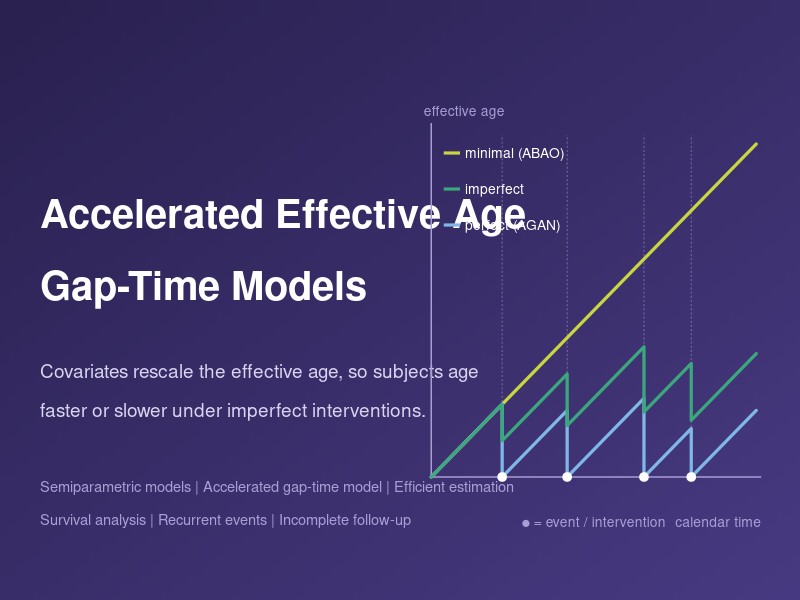

Recreate this plot in R.
## assets/make_header.R -- draws assets/header.png (README banner)
## Run from RStudio with any working directory: the script finds its own folder.
local({
  f <- sub("^--file=", "", grep("^--file=", commandArgs(FALSE), value = TRUE))
  if (length(f)) {
    setwd(dirname(normalizePath(f[1])))
  } else if (requireNamespace("rstudioapi", quietly = TRUE) && rstudioapi::isAvailable()) {
    setwd(dirname(rstudioapi::getSourceEditorContext()$path))
  }
})
suppressPackageStartupMessages(library(ggplot2))

## ---- effective age under three intervention mechanisms ----------------------
## events at calendar times 1.2, 2.3, 3.6, 4.4 on [0, 5.5]
## minimal (ABAO): age = s; perfect (AGAN): age resets to 0;
## imperfect: each intervention halves the age accumulated so far
age_path <- function(kind, ev = c(1.2, 2.3, 3.6, 4.4), smax = 5.5) {
  bounds <- c(0, ev, smax); a0 <- 0; out <- NULL
  for (k in seq_len(length(bounds) - 1)) {
    s <- seq(bounds[k], bounds[k + 1], length.out = 50)
    a <- switch(kind,
                abao = s,
                agan = s - bounds[k],
                imp  = a0 + (s - bounds[k]))
    out <- rbind(out, data.frame(s = s, a = a, kind = kind))
    end <- a[length(a)]
    a0  <- switch(kind, abao = end, agan = 0, imp = 0.5 * end)
  }
  out
}
ev <- c(1.2, 2.3, 3.6, 4.4)
paths <- rbind(age_path("abao"), age_path("imp"), age_path("agan"))

## canvas: x in [0, 32], y in [0, 10]; plot panel on the right
x0 <- 17.25; x1 <- 30.25; yb <- 2.05; ytop <- 7.6
X <- function(s) x0 + (x1 - x0) * s / 5.5
Y <- function(a) yb + (ytop - yb) * a / 5.5
paths$x <- X(paths$s); paths$y <- Y(paths$a)

cols <- c(abao = "#C9D63E", imp = "#3AA87C", agan = "#7FB8E6")
grid_col <- "#A99FD6"

## diagonal background gradient
pal <- colorRampPalette(c("#2A2150", "#483A82"))(256)
nr <- 60; nc <- 200
v  <- outer(seq(0, 1, length.out = nr), seq(0, 1, length.out = nc), function(r, c) (r + c) / 2)
bg <- matrix(pal[1 + round(v * 255)], nr, nc)

leg <- data.frame(kind  = c("abao", "imp", "agan"),
                  label = c("minimal (ABAO)", "imperfect", "perfect (AGAN)"),
                  y     = c(7.45, 6.85, 6.25))

g <- ggplot() +
  annotation_raster(bg, xmin = -Inf, xmax = Inf, ymin = -Inf, ymax = Inf, interpolate = TRUE) +
  ## left: title, tagline, keywords
  annotate("text", x = 1.6, y = 6.2, label = "Accelerated Effective Age", hjust = 0, vjust = 0,
           colour = "white", size = 10.1, fontface = "bold", family = "sans") +
  annotate("text", x = 1.6, y = 5.0, label = "Gap-Time Models", hjust = 0, vjust = 0,
           colour = "white", size = 10.1, fontface = "bold", family = "sans") +
  annotate("text", x = 1.6, y = 3.7, hjust = 0, vjust = 0, colour = "#D9D4F0", size = 4.8,
           label = "Covariates rescale the effective age, so subjects age") +
  annotate("text", x = 1.6, y = 3.05, hjust = 0, vjust = 0, colour = "#D9D4F0", size = 4.8,
           label = "faster or slower under imperfect interventions.") +
  annotate("text", x = 1.6, y = 1.8, hjust = 0, vjust = 0, colour = grid_col, size = 3.7,
           label = "Semiparametric models | Accelerated gap-time model | Efficient estimation") +
  annotate("text", x = 1.6, y = 1.25, hjust = 0, vjust = 0, colour = grid_col, size = 3.7,
           label = "Survival analysis | Recurrent events | Incomplete follow-up") +
  ## right: axes, event markers, effective age paths, legend
  annotate("segment", x = x0, xend = x1 + 0.2, y = yb, yend = yb, colour = grid_col, linewidth = 0.5) +
  annotate("segment", x = x0, xend = x0, y = yb, yend = ytop + 0.35, colour = grid_col, linewidth = 0.5) +
  annotate("segment", x = X(ev), xend = X(ev), y = yb, yend = ytop + 0.15,
           colour = grid_col, linewidth = 0.3, linetype = "22", alpha = 0.6) +
  geom_path(data = paths, aes(x, y, colour = kind, group = kind), linewidth = 1.1, lineend = "round") +
  annotate("point", x = X(ev), y = yb, colour = "white", size = 2.6) +
  geom_segment(data = leg, aes(x = 17.75, xend = 18.4, y = y, yend = y, colour = kind), linewidth = 1.1) +
  geom_text(data = leg, aes(x = 18.6, y = y, label = label), hjust = 0, colour = "white", size = 3.5) +
  annotate("text", x = 16.95, y = 8.15, label = "effective age", hjust = 0, colour = grid_col, size = 3.5) +
  annotate("text", x = 30.45, y = 1.3, label = "calendar time", hjust = 1, colour = grid_col, size = 3.5) +
  annotate("text", x = 23.75, y = 1.3, label = "● = event / intervention", colour = grid_col, size = 3.5) +
  scale_colour_manual(values = cols, guide = "none") +
  coord_cartesian(xlim = c(0, 32), ylim = c(0, 10), expand = FALSE) +
  theme_void()

ggsave("header.png", g, width = 12.8, height = 4, dpi = 200)   # 2560 x 800 pixels
